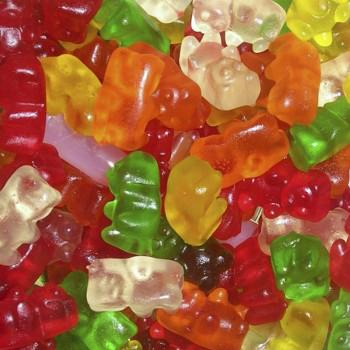
#> input picture ex6_segmentation/ex1_counting_stars/bears.jpg, 350 x 350 px
$ jupyter execute --allow-errors ex1_counting_stars.ipynb   (shell and % lines are left out)
#> lines starting #> are read from the running program, lines starting #| are printed output that depends on the picture; after the words box and inside, x2 and y2 are one past the last pixel; in counts of white or black regions, pixels touching at a corner belong together
13.12.2020

### Image Processing Physics

#### Julia Herzen, Klaus Achterhold, Clemens Schmid, Manuel Schultheiss

# Exercise 6, Task 1: Counting stars

Today's question:
* How many stars are there in a particular image of the night sky?
* What are their apparent sizes?

Applied methods:
* Binary thresholding
* Morphological operations (opening, closing)
* Labeling and analysis of labeling results

## a) Preliminaries

[cell 1]
import numpy as np
import matplotlib.pyplot as plt
import scipy.ndimage as nd

plt.rcParams["image.cmap"] = "gray"
plt.rcParams["image.interpolation"] = "none"

[cell 2]
img = plt.imread('bears.jpg')
#> img is the input picture: shape (350, 350, 3); mean R, G, B 162.4, 98.7, 53.9
type(img)
img.dtype

[cell 3]
plt.figure()
plt.subplot(1,3,1)
plt.imshow(img[:,:,0])
plt.subplot(1,3,2)
plt.imshow(img[:,:,1])
plt.subplot(1,3,3)
plt.imshow(img[:,:,2])

[cell 4]
plt.figure()
plt.imshow(img)

Load the stars image:

[cell 5]
img = plt.imread('stars.jpg')
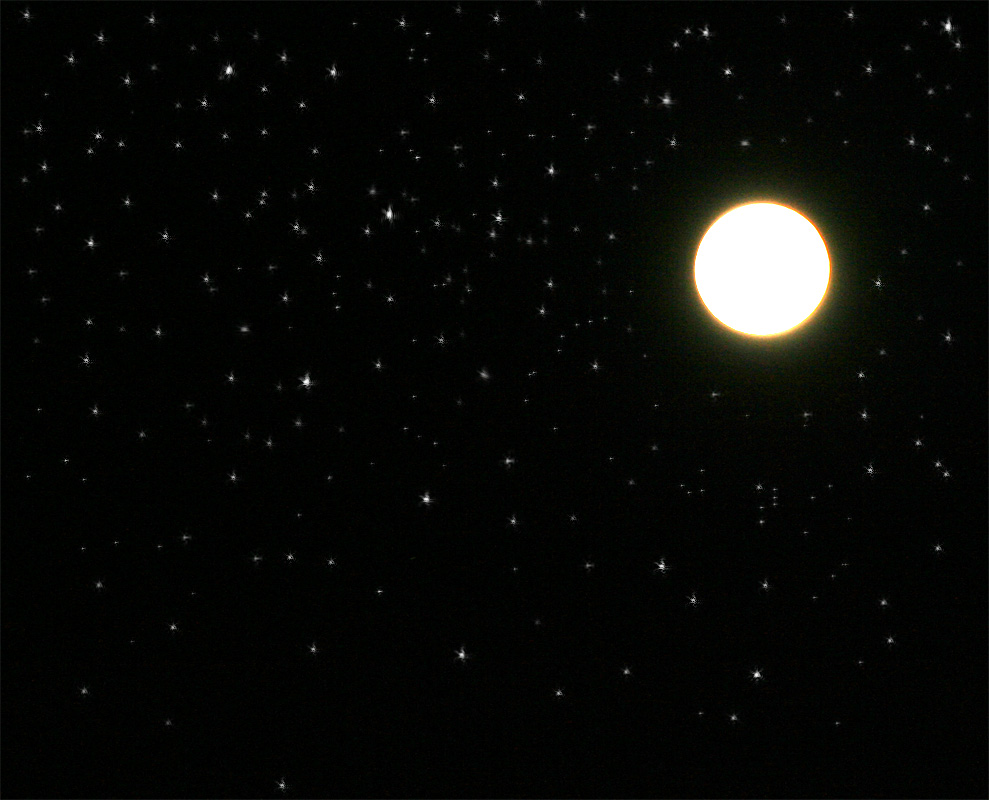
#> input picture ex6_segmentation/ex1_counting_stars/stars.jpg, 989 x 800 px
#> img is the input picture: shape (800, 989, 3); mean R, G, B 9, 9.9, 7.6
type(img)
img.dtype

A UINT8 is an 8-bit unsigned integer (range: 0 through 255 decimal).

[cell 6]
plt.figure()
plt.imshow(img)

* Sum up all color channels to get a grayscale image.
* Sum or average along axis 2
* Rescale the final image to [0.0, 1.0]

[cell 7]
img2 = img.mean(-1)
#img2 = img2 - img2.min()
img2 = img2/img2.max()
img2.dtype

**Expert question:** Compare the data types of ``img`` and the version of ``img`` that was summed-up along axis 2.

(Determine the datatype of array ``a`` with ``a.dtype()``).

* What does the output mean? The type of data of each array
* Why is it necessary that a different data type is used for the summed-up array? What could happen if the same data type was used?
* Why is it also reasonable to use a different data type when ``np.mean`` is applied instead of ``np.sum``?

Look at the normalized image using ``plt.imshow``. Use the ``vmin`` and ``vmax`` parameters!

[cell 8]
plt.figure()
plt.title('Original image')
plt.imshow(img2, vmin=0, vmax=0.1)
plt.colorbar()
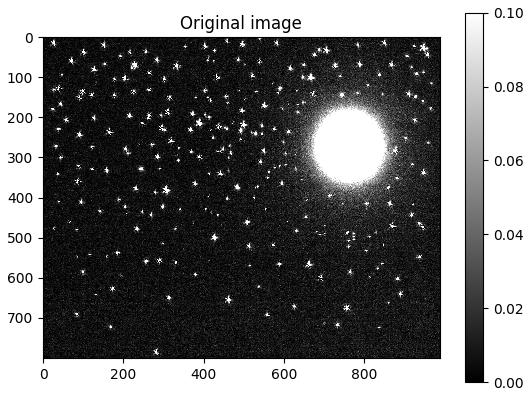
#> figure drawn by matplotlib, 2 panels

## b) Thresholding

Determine a threshold value that separates the stars from the background.

Apply binary thresholding with different values until you find a value that separates all stars from the background.

**Note:** Set the sign such that the stars have the value ``True`` or ``1``.
This is important for the order of applied morphological operations:
If the thresholding is such that the star areas are ``False``, the order of
binary closing and opening must be interchanged!

[cell 9]
threshold = 0.1
img_thr = img2>threshold
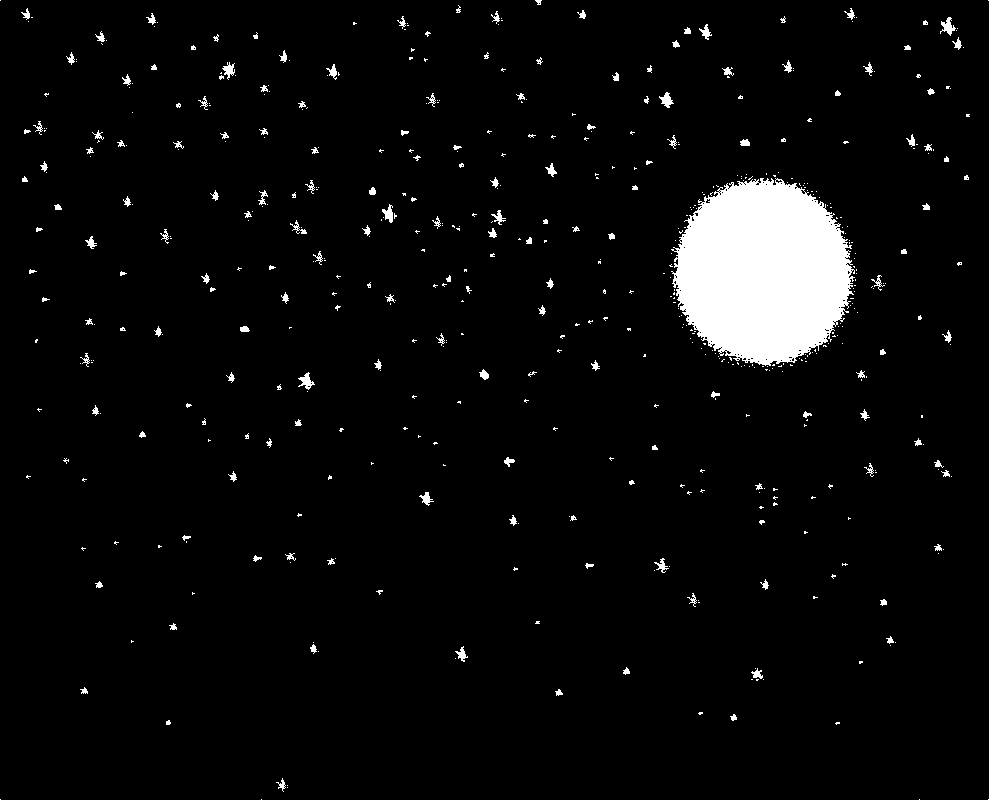
#> img_thr: shape (800, 989) bool; 4.3% white; 554 white regions (399 under 20 px), largest, box (x1, y1, x2, y2) and area: (671, 178, 855, 366) 25564, (940, 17, 956, 36) 139, (298, 372, 315, 390) 134

[cell 10]
plt.figure()
plt.title('Binary thresholding')
plt.imshow(img_thr)

## c) Morphological operations

**Apply opening and closing** to this binary image to join "fuzzy" areas around stars:

### c.1) Closing

"Closing" is supposed to mean that "holes" (pixels with value 0) are closed.

In other words, the "non-holes" (regions with values 1) grow in size by
applying the kernel on each pixel with value 1.

[cell 11]
kernel_closing = np.array([[1, 1, 1], [1, 1, 1], [1, 1, 1]])
img_thr_cl = nd.binary_closing(img_thr, structure=kernel_closing)
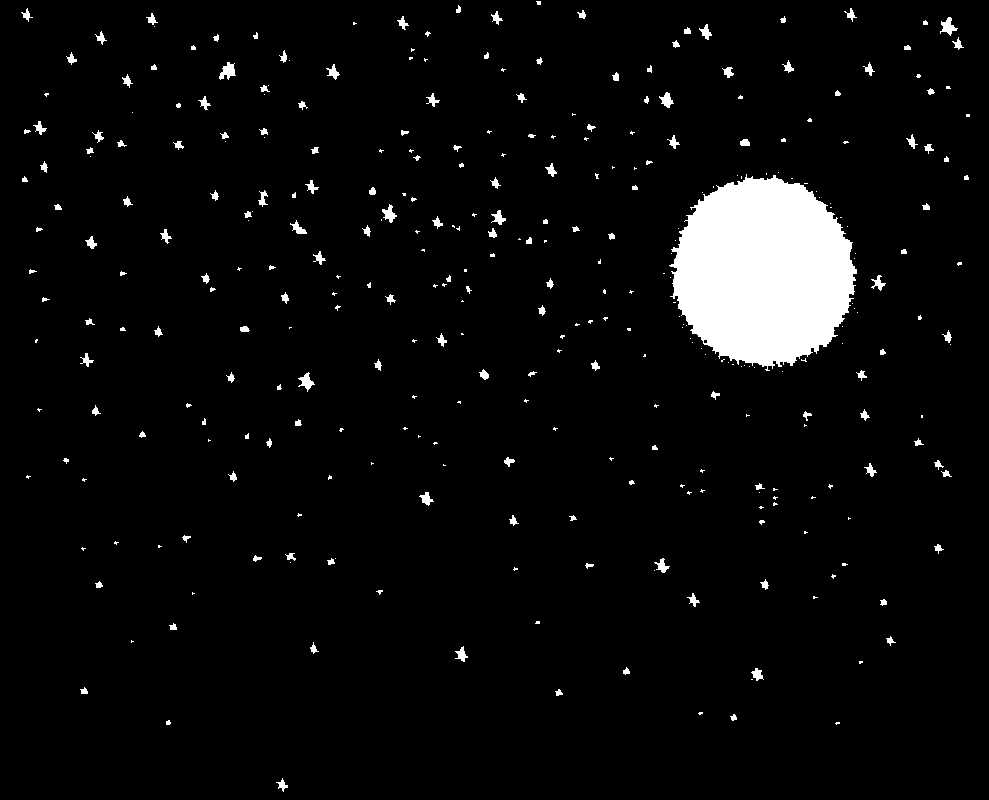
#> img_thr_cl: shape (800, 989) bool; 4.6% white; 338 white regions (176 under 20 px), largest, box (x1, y1, x2, y2) and area: (669, 174, 857, 371) 26817, (219, 62, 236, 80) 173, (940, 17, 958, 36) 161

[cell 12]
plt.figure()
plt.title('Applied binary closing')
plt.imshow(img_thr_cl)

### c.2) Opening

Remove isolated pixels around the moon by opening with an appropriate kernel

(suggestion: A kernel where only two adjacent pixels are set to `1` eliminates single pixels with value 1!)

[cell 13]
(np.ones(2)[None]).shape #None changes shape of array from (2,) to (1,2)

[cell 14]
kernel_opening = np.ones(2)[None] # [1,1] to only consider two adjacent pixels and delete vertical lines of width 1
img_thr_cl_op = nd.binary_opening(img_thr_cl, structure=kernel_opening)
#> img_thr_cl_op: shape (800, 989) bool; 4.5% white; 290 white regions (135 under 20 px), largest, box (x1, y1, x2, y2) and area: (669, 175, 857, 367) 26769, (219, 62, 236, 79) 170, (940, 17, 958, 35) 157

[cell 15]
plt.figure()
plt.title('Applied closing, then opening')
plt.imshow(img_thr_cl_op)

### c.3) "Fine-tuning"

Play around with all the morphological options in the `scipy.ndimage` (`nd`)
package to increase the quality of the segmentation (if still needed):

[cell 16]
kernel3 = np.ones(2)[:, None]
img_final = nd.binary_opening(img_thr_cl_op, structure=kernel3) # to remove horizontal lines of height one px
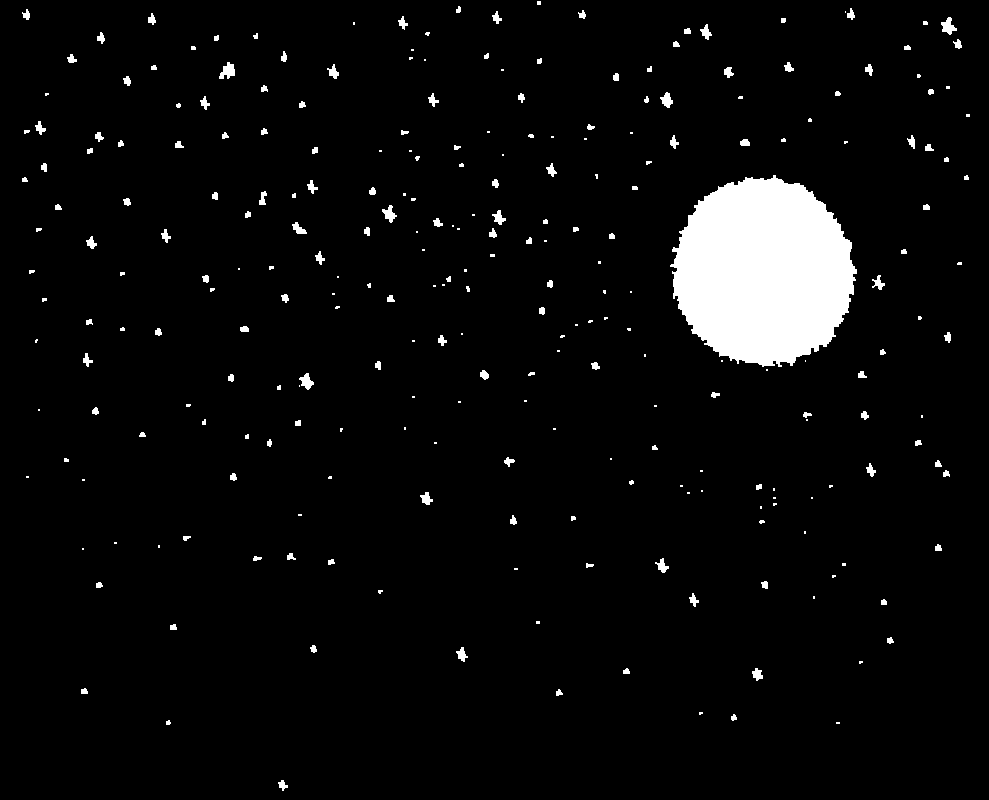
#> img_final: shape (800, 989) bool; 4.4% white; 268 white regions (120 under 20 px), largest, box (x1, y1, x2, y2) and area: (670, 175, 857, 367) 26722, (219, 62, 235, 79) 168, (941, 17, 957, 35) 154
# ... and potentially additional operations

[cell 17]
plt.figure()
plt.title('Final segmentation')
plt.imshow(img_final)

[cell 18]
fig, (ax1, ax2) = plt.subplots(1, 2, sharex=True, sharey=True, figsize=(10, 5))
ax1.imshow(img_thr_cl_op)

ax2.imshow(img_final)

## d) Check if you lost any stars!

There are 2 possible issues:
1. Stars were not recognized (false negatives)
2. Noise or artifacts were incorrectly identified as stars (false positives)

Checking for case 1 can e.g. be done by applying the inverted star mask to the original image.
Any bright spots in the resulting image may indicate a failure of masking that particular star.

Case 2 works exactly the other way around: masking the original image with the determined star
mask and identifying anything that doesn't look like a star. It helps to compare it with the
original, unmasked image, and use a lower values for `vmax` so that noise is more apparent.

You may have to zoom in for details.

If you get a lot of false negatives or positives, modify the parameters in c)!

[cell 19]
f, [ax1, ax2, ax3] = plt.subplots(1, 3, sharex=True, sharey=True) #set figure and plotting objects
ax1.imshow(~img_thr_cl_op * img2, vmax=0.5, vmin=0.) #AND operator: if images were equal the result would be 0
ax1.set_title('False negatives:\nUndetected stars show up\nhere as bright spots')

ax2.imshow(img_thr_cl_op, vmax=0.5, vmin=0.)
ax2.set_title('Only real stars (no noise)\nshould show up here')

ax3.imshow(img2, vmax=.5, vmin=0.)
ax3.set_title('Original image')

f.tight_layout()
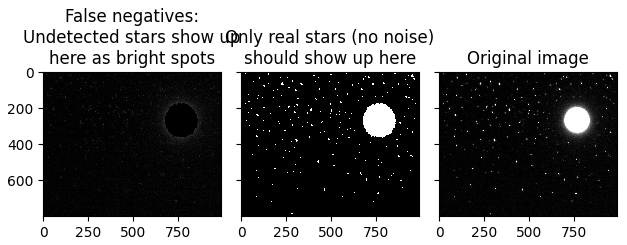
#> figure drawn by matplotlib, 3 panels

[cell 20]
img_final = img_thr_cl_op

## e) Labeling and analysis of results
Once you're done, **label your image** with ``nd.label``! This "labels" contiguous areas in a binary image with value 1 (i.e., the individual masked stars). The output of the function is an image where every pixel in a contiguous region is assigned a serial number.

[cell 21]
img_lbld, N = nd.label(img_final)
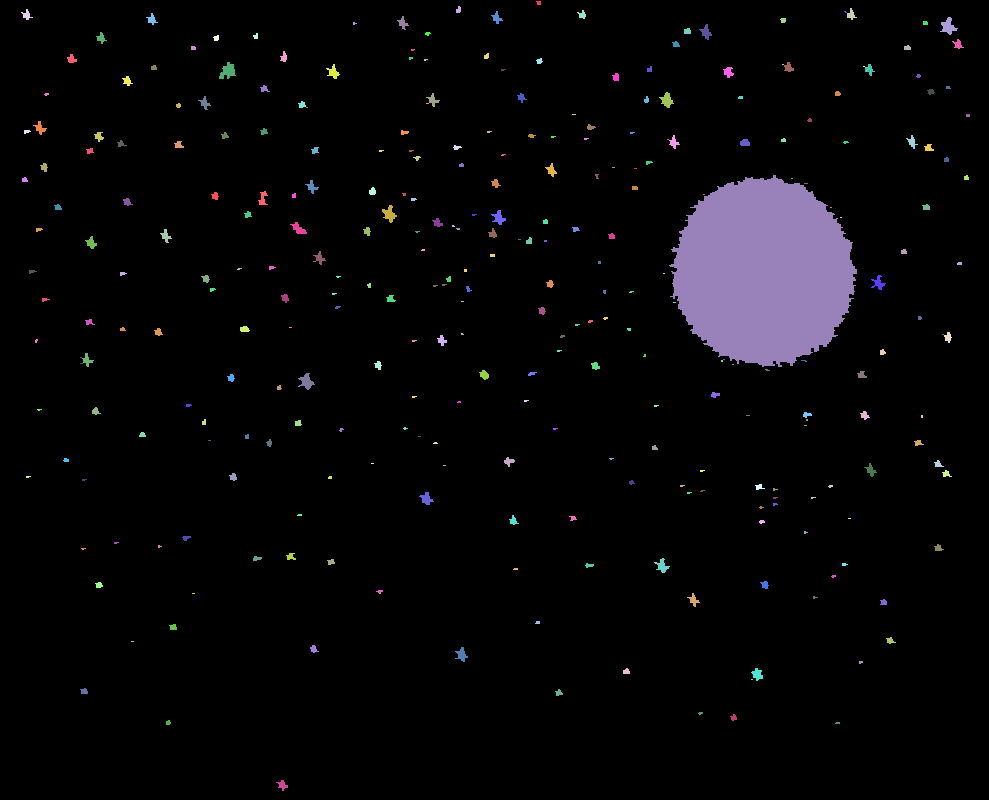
#> img_lbld: shape (800, 989) int32; 302 distinct labels, from 0 to 301; one colour per label, 0 black
#> N = 301

Question: **What is `N`**? Check with the documentation of `nd.label`!

*nd.label*:
Returns

label : ndarray or int
    An integer ndarray where each unique feature in `input` has a unique
    label in the returned array.
num_features : int
    How many objects were found.

[cell 22]
plt.figure()
plt.imshow(img_lbld, cmap='jet')
plt.colorbar()
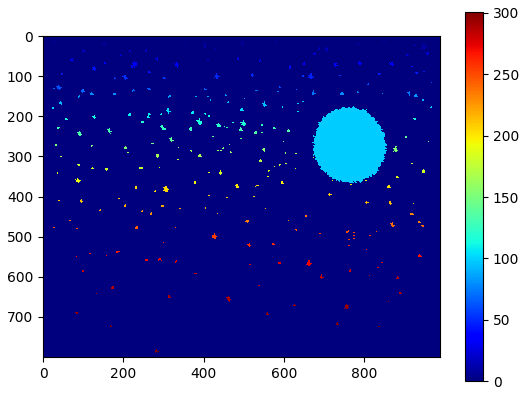
#> figure drawn by matplotlib, 2 panels

Use nd.find_objects to return a list of slices through the image for each star:

[cell 23]
slice_list = nd.find_objects(img_lbld)
#> slice_list = 301 items

Note: A **slice object** is a slicing operation which exists
independently of an array. So instead of writing

    B = A[100:200, 100:200]

you could also write:

    s = (slice(100, 200, None), slice(100, 200, None))
    B = A[s]

or even shorter:

    s = np.s_[100:200, 100:200]
    B = A[s]

One advantage is of course that you could apply identical
slicing to different arrays:

    s = np.s_[100:200, 100:200]
    B = A[s]
    C = D[s]

For a labelled image the function `nd.find_objects` returns a list of such slices `s`,
the n-th slice defining rectangle around the n-th labelled object (i.e., the n-th star).

[cell 24]
starnum = 77

plt.figure()
plt.title("Star %i" % starnum)
plt.imshow(img[slice_list[starnum]])
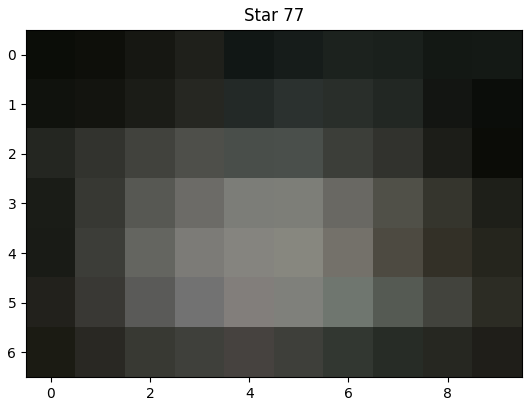
#> figure drawn by matplotlib, 1 panel

Remaining task: Sum up each individual star to get a list of star sizes and
make a detailed histogram (>100 bins). Take care to exclude the moon! This
can be done by sorting the star sizes list and removing the last element

Remember: The slice object ``slice_list[<number>]`` selects one star (either
from the original `img` or the segmented image `img_final`).
Create a list of boolean star images (star_list).
Afterwards, sum their extent up (take care about the datatypes)
to get their sizes and sort the list.

[cell 25]
star_list = [img_final[slc] for slc in slice_list]
#> star_list = 301 items
mass_list = [np.sum(star) for star in star_list]#each star is an array of pixels
#> mass_list = 301 values, max 26799 at index 97, min 2 at index 33, mean 118.1
mass_list_sorted = np.sort(mass_list)
#> mass_list_sorted = 301 values from 2 to 26799
mass_list_without_moon = mass_list_sorted[:-1]
#> mass_list_without_moon = 300 values from 2 to 170

Note: List comprehensions are a shorter way of writing for loops.

    output = [do_thing(x) for x in list]

does the same as:

    output = []
    for x in list:
        output.append(do_thing(x))

[cell 26]
plt.figure()
plt.title("Sizes of stars")
plt.hist(mass_list_without_moon,150);
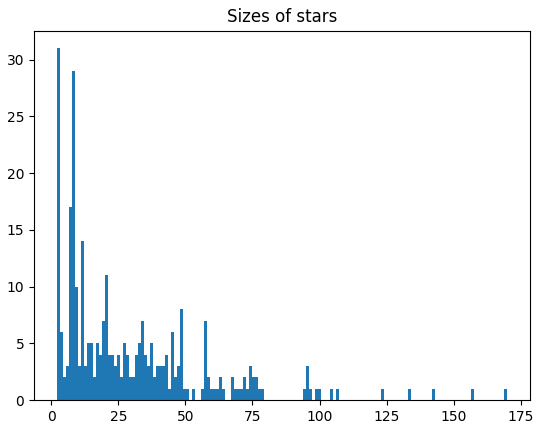
#> figure drawn by matplotlib, 1 panel; tallest bar 31 high, from x = 2 to 3.12
